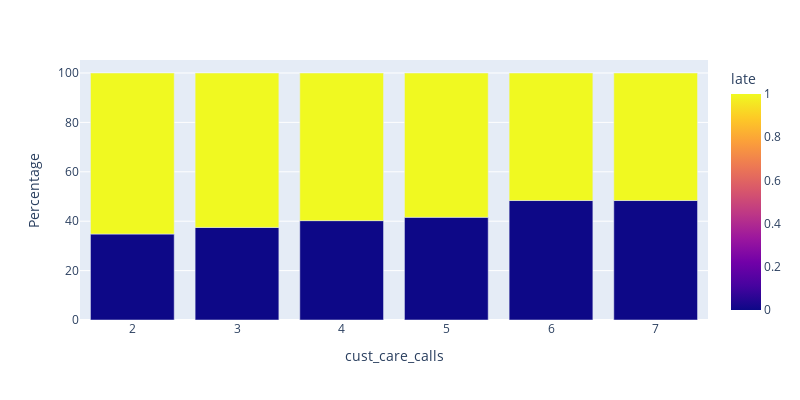

The notebook cell this image was saved under:
### Code cell
df_importance = df.groupby(['prod_importance', 'late']).agg({'ID' : 'count' }).reset_index()
df_importance.columns = ['prod_importance', 'late', 'Count']
df_importance['Total'] = df_importance.groupby(['prod_importance'])['Count'].transform('sum')
df_importance['Percentage'] = round(df_importance['Count'] / df_importance['Total'] * 100, 2)
fig = px.bar(df_calls, x='cust_care_calls', y='Percentage', color = 'late', height=400, width=800, barmode='group')
fig.show()

### Figure 1 — Plotly figure (JSON) as saved in the notebook; plotly's stock layout.template omitted (floating-point values rounded to 4 significant figures)
{"data": [{"alignmentgroup": "True", "hovertemplate": "cust_care_calls=%{x}<br>Percentage=%{y}<br>late=%{marker.color}<extra></extra>", "legendgroup": "", "marker": {"color": [0, 1, 0, 1, 0, 1, 0, 1, 0, 1, 0, 1], "coloraxis": "coloraxis", "pattern": {"shape": ""}}, "name": "", "offsetgroup": "", "orientation": "v", "showlegend": false, "textposition": "auto", "type": "bar", "x": [2, 2, 3, 3, 4, 4, 5, 5, 6, 6, 7, 7], "xaxis": "x", "y": [34.8, 65.2, 37.49, 62.51, 40.23, 59.77, 41.58, 58.42, 48.37, 51.63, 48.37, 51.63], "yaxis": "y"}], "layout": {"barmode": "group", "coloraxis": {"colorbar": {"title": {"text": "late"}}, "colorscale": [[0, "#0d0887"], [0.1111, "#46039f"], [0.2222, "#7201a8"], [0.3333, "#9c179e"], [0.4444, "#bd3786"], [0.5556, "#d8576b"], [0.6667, "#ed7953"], [0.7778, "#fb9f3a"], [0.8889, "#fdca26"], [1, "#f0f921"]]}, "height": 400, "legend": {"tracegroupgap": 0}, "margin": {"t": 60}, "width": 800, "xaxis": {"anchor": "y", "domain": [0, 1], "title": {"text": "cust_care_calls"}}, "yaxis": {"anchor": "x", "domain": [0, 1], "title": {"text": "Percentage"}}}}
